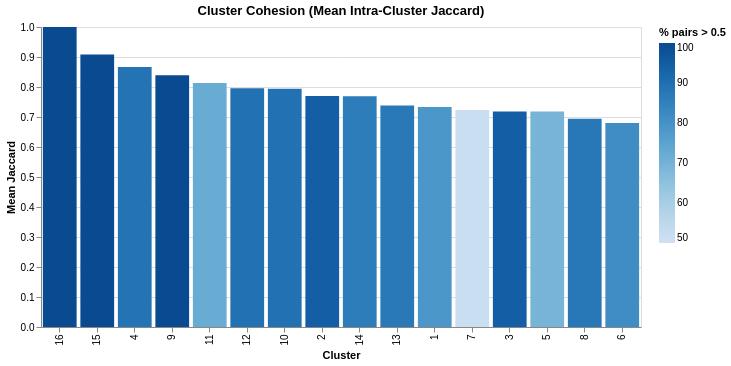

This figure's notebook cell:
### Code cell
using VegaLite

# Overview: cluster strength bar chart
@vlplot(
    data=strength_df,
    width=600, height=300,
    title="Cluster Cohesion (Mean Intra-Cluster Jaccard)",
    mark={type=:bar},
    x={field=:cluster_id, type=:ordinal, title="Cluster", sort="-y"},
    y={field=:mean_jaccard, type=:quantitative, title="Mean Jaccard"},
    color={field=:pct_above_50, type=:quantitative, title="% pairs > 0.5",
           scale={scheme=:blues, domain=[50, 100]}}
)

### Figure 1 — Vega specification as saved in the notebook (floating-point values rounded to 4 significant figures)
{"$schema": "https://vega.github.io/schema/vega/v5.json", "axes": [{"aria": false, "domain": false, "grid": true, "gridScale": "x", "labels": false, "maxExtent": 0, "minExtent": 0, "orient": "left", "scale": "y", "tickCount": {"signal": "ceil(height/40)"}, "ticks": false, "zindex": 0}, {"grid": false, "labelAlign": "right", "labelAngle": 270, "labelBaseline": "middle", "orient": "bottom", "scale": "x", "title": "Cluster", "zindex": 0}, {"grid": false, "labelOverlap": true, "orient": "left", "scale": "y", "tickCount": {"signal": "ceil(height/40)"}, "title": "Mean Jaccard", "zindex": 0}], "background": "white", "data": [{"name": "source_0", "values": [{"cluster_id": 16, "max_jaccard": 1, "mean_jaccard": 1, "median_jaccard": 1, "min_jaccard": 1, "n_slugs": 17, "pct_above_50": 100}, {"cluster_id": 15, "max_jaccard": 1, "mean_jaccard": 0.908, "median_jaccard": 0.929, "min_jaccard": 0.7, "n_slugs": 33, "pct_above_50": 100}, {"cluster_id": 4, "max_jaccard": 1, "mean_jaccard": 0.867, "median_jaccard": 1, "min_jaccard": 0.177, "n_slugs": 18, "pct_above_50": 88.9}, {"cluster_id": 9, "max_jaccard": 1, "mean_jaccard": 0.839, "median_jaccard": 0.831, "min_jaccard": 0.626, "n_slugs": 19, "pct_above_50": 100}, {"cluster_id": 11, "max_jaccard": 1, "mean_jaccard": 0.813, "median_jaccard": 1, "min_jaccard": 0.262, "n_slugs": 27, "pct_above_50": 72.4}, {"cluster_id": 12, "max_jaccard": 1, "mean_jaccard": 0.796, "median_jaccard": 0.801, "min_jaccard": 0.354, "n_slugs": 19, "pct_above_50": 89.5}, {"cluster_id": 10, "max_jaccard": 1, "mean_jaccard": 0.794, "median_jaccard": 0.902, "min_jaccard": 0.26, "n_slugs": 24, "pct_above_50": 89.5}, {"cluster_id": 2, "max_jaccard": 1, "mean_jaccard": 0.77, "median_jaccard": 0.783, "min_jaccard": 0.22, "n_slugs": 153, "pct_above_50": 94.4}, {"cluster_id": 14, "max_jaccard": 1, "mean_jaccard": 0.769, "median_jaccard": 0.773, "min_jaccard": 0.28, "n_slugs": 30, "pct_above_50": 86.2}, {"cluster_id": 13, "max_jaccard": 1, "mean_jaccard": 0.738, "median_jaccard": 0.648, "min_jaccard": 0.264, "n_slugs": 16, "pct_above_50": 87.5}, {"cluster_id": 1, "max_jaccard": 1, "mean_jaccard": 0.733, "median_jaccard": 0.766, "min_jaccard": 0.111, "n_slugs": 72, "pct_above_50": 78.6}, {"cluster_id": 7, "max_jaccard": 1, "mean_jaccard": 0.723, "median_jaccard": 1, "min_jaccard": 0.268, "n_slugs": 41, "pct_above_50": 51.8}, {"cluster_id": 3, "max_jaccard": 1, "mean_jaccard": 0.718, "median_jaccard": 0.71, "min_jaccard": 0.391, "n_slugs": 38, "pct_above_50": 94.5}, {"cluster_id": 5, "max_jaccard": 1, "mean_jaccard": 0.718, "median_jaccard": 0.743, "min_jaccard": 0.117, "n_slugs": 66, "pct_above_50": 69.2}, {"cluster_id": 8, "max_jaccard": 1, "mean_jaccard": 0.694, "median_jaccard": 0.561, "min_jaccard": 0.326, "n_slugs": 32, "pct_above_50": 87.7}, {"cluster_id": 6, "max_jaccard": 1, "mean_jaccard": 0.68, "median_jaccard": 0.68, "min_jaccard": 0.223, "n_slugs": 50, "pct_above_50": 81.6}]}, {"name": "data_0", "source": "source_0", "transform": [{"as": ["mean_jaccard_start", "mean_jaccard_end"], "field": "mean_jaccard", "groupby": ["cluster_id"], "offset": "zero", "sort": {"field": ["pct_above_50"], "order": ["descending"]}, "type": "stack"}, {"expr": "isValid(datum[\"mean_jaccard\"]) && isFinite(+datum[\"mean_jaccard\"]) && isValid(datum[\"pct_above_50\"]) && isFinite(+datum[\"pct_above_50\"])", "type": "filter"}]}], "height": 300, "legends": [{"fill": "color", "gradientLength": {"signal": "clamp(height, 64, 200)"}, "title": "% pairs > 0.5"}], "marks": [{"encode": {"update": {"ariaRoleDescription": {"value": "bar"}, "description": {"signal": "\"Cluster: \" + (isValid(datum[\"cluster_id\"]) ? datum[\"cluster_id\"] : \"\"+datum[\"cluster_id\"]) + \"; Mean Jaccard: \" + (format(datum[\"mean_jaccard\"], \"\")) + \"; % pairs > 0.5: \" + (format(datum[\"pct_above_50\"], \"\"))"}, "fill": {"field": "pct_above_50", "scale": "color"}, "width": {"signal": "max(0.25, bandwidth('x'))"}, "x": {"field": "cluster_id", "scale": "x"}, "y": {"field": "mean_jaccard_end", "scale": "y"}, "y2": {"field": "mean_jaccard_start", "scale": "y"}}}, "from": {"data": "data_0"}, "name": "marks", "style": ["bar"], "type": "rect"}], "padding": 5, "scales": [{"domain": {"data": "source_0", "field": "cluster_id", "sort": {"field": "mean_jaccard", "op": "sum", "order": "descending"}}, "name": "x", "paddingInner": 0.1, "paddingOuter": 0.05, "range": [0, {"signal": "width"}], "type": "band"}, {"domain": {"data": "data_0", "fields": ["mean_jaccard_start", "mean_jaccard_end"]}, "name": "y", "nice": true, "range": [{"signal": "height"}, 0], "type": "linear", "zero": true}, {"domain": [50, 100], "interpolate": "hcl", "name": "color", "range": {"scheme": "blues"}, "type": "linear", "zero": false}], "style": "cell", "title": {"frame": "group", "text": "Cluster Cohesion (Mean Intra-Cluster Jaccard)"}, "width": 600}
